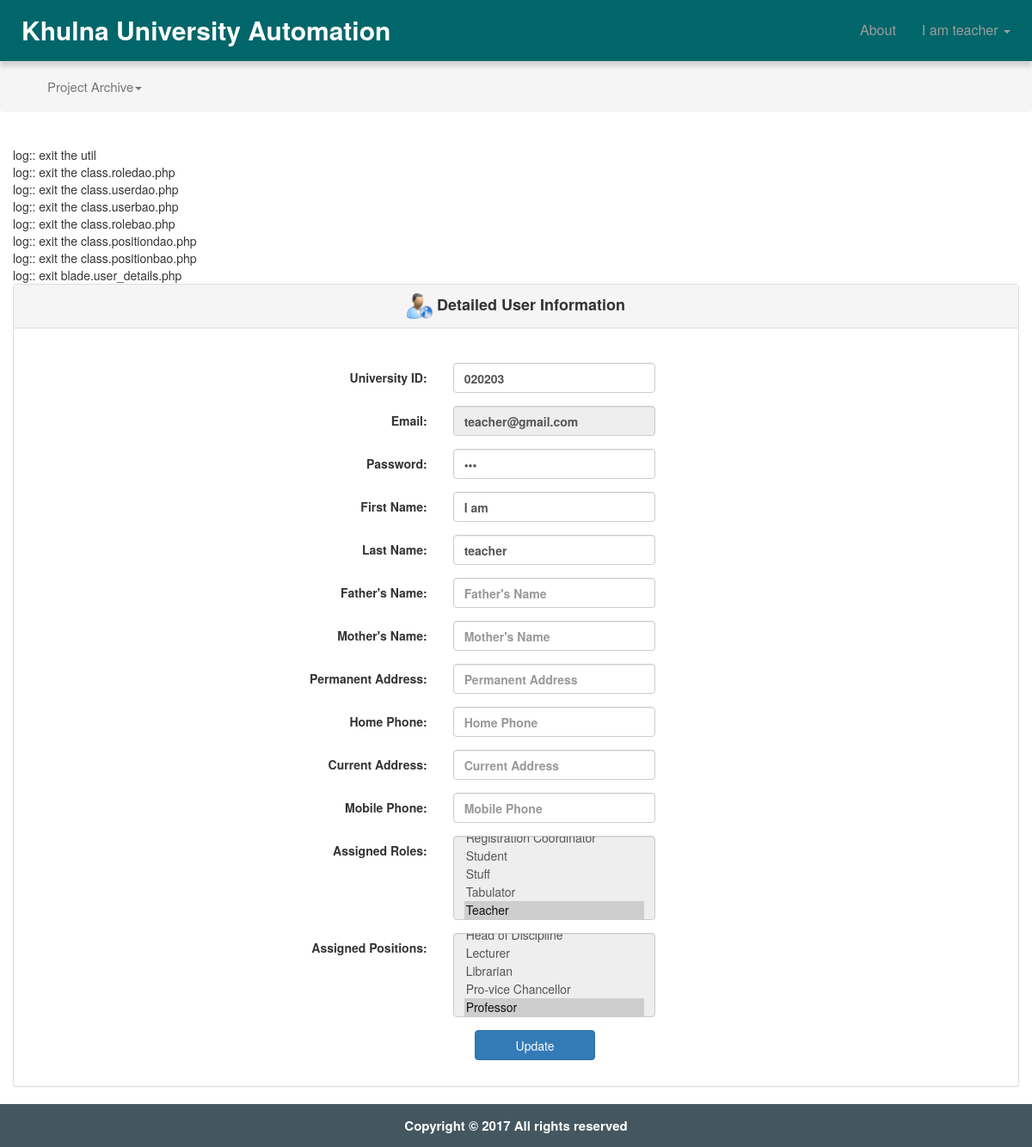
Screenshot of /user_details.php (signed in) with the database file from the repository.
### tables this page shows
CREATE TABLE `tbl_user` (
  `ID` varchar(40) NOT NULL,
  `UniversityID` varchar(20) NOT NULL,
  `Email` varchar(50) NOT NULL,
  `Password` varchar(20) NOT NULL,
  `FirstName` varchar(50) NOT NULL,
  `LastName` varchar(50) NOT NULL,
  `Status` varchar(20) DEFAULT NULL,
  `IsLogged` smallint(1) DEFAULT NULL,
  `IsArchived` smallint(1) DEFAULT NULL,
  `IsDeleted` smallint(1) DEFAULT NULL
);

CREATE TABLE `tbl_role` (
  `ID` varchar(40) NOT NULL,
  `Name` varchar(50) NOT NULL
);

CREATE TABLE `tbl_position` (
  `ID` varchar(40) NOT NULL,
  `Name` varchar(50) NOT NULL
);

### common/class.common.user.php (called while the page is built, shortened)
<?php
class User{
    private $_ID;
    public function setID ( $ID ) {
        $this->_ID = $ID;
    }
    public function getID () {
        return $this->_ID;
    }
}
class UserDetails{
    private $_FatherName;
    private $_MotherName;
    private $_PermanentAddress;
    private $_HomePhone;
    private $_CurrentAddress;
    private $_MobilePhone;
    public function setFatherName ( $FatherName ) {
        $this->_FatherName = $FatherName;
    }
    public function getFatherName () {
        return $this->_FatherName;
    }
    public function setMotherName ( $MotherName ) {
        $this->_MotherName = $MotherName;
    }
    public function getMotherName () {
        return $this->_MotherName;
    }
    public function setPermanentAddress ( $PermanentAddress ) {
        $this->_PermanentAddress = $PermanentAddress;
    }
    public function getPermanentAddress () {
        return $this->_PermanentAddress;
    }
    public function setHomePhone( $HomePhone ) {
        $this->_HomePhone = $HomePhone;
    }
    public function getHomePhone() {
        return $this->_HomePhone;
    }
   public function setCurrentAddress ( $CurrentAddress ) {
        $this->_CurrentAddress = $CurrentAddress;
    }
    public function getCurrentAddress () {
        return $this->_CurrentAddress;
    }
    public function setMobilePhone( $MobilePhone ) {
        $this->_MobilePhone = $MobilePhone;
    }
    public function getMobilePhone() {
        return $this->_MobilePhone;
    }
}
class Role{
    private $_ID;
    private $_Name;
    public function setID ( $ID ) {
        $this->_ID = $ID;
    }
    public function getID () {
        return $this->_ID;
    }
    public function setName( $Name ) {
        $this->_Name = $Name;
    }
    public function getName() {
        return $this->_Name;
    }
}
class Position{
    private $_ID;
    private $_Name;
    public function setID ( $ID ) {
        $this->_ID = $ID;
    }
    public function getID () {
        return $this->_ID;
    }
    public function setName( $Name ) {
        $this->_Name = $Name;
    }
    public function getName() {
        return $this->_Name;
    }
}
?>

### common/class.common.php (called while the page is built, shortened)
<?php
include_once 'class.common.user.php';
class Result{
    private $_IsSuccess=0;
    private $_ResultObject;
    public function setIsSuccess($IsSuccess){
        $this->_IsSuccess = $IsSuccess;
    }
    public function getIsSuccess(){
        return $this->_IsSuccess;
    }
    public function setResultObject($ResultObject){
        $this->_ResultObject = $ResultObject;
    }
    public function getResultObject(){
        return $this->_ResultObject;
    }
}
?>

### modules/user/ui/view.user_details.php (the view)
<?php
include_once './common/class.common.php';
include_once 'blade/view.user_details.blade.php';
?>
<div class="panel panel-default">
    <div class="panel-heading " style="text-align: center;margin-bottom: 25px;font-size: large">
        <strong><img src="./resources/img/userInfo.png" alt="Icon" style="height: 30px;width: 30px;">&nbsp;Detailed User Information</div>
    <div class="panel-body">
	<div id="form">
		<form method="post" class="form-horizontal">
			<div class="form-group">
              	<label class="control-label col-sm-4" for="txtUniversityID">University ID:</label>
              	<div class="col-sm-6">
              	<input type="text" name="txtUniversityID" class="form-control" placeholder="University Identity" value="<?php echo $userPositions->getUniversityID(); ?>" required/>
			  	</div>
			</div>
			<div class="form-group">
              	<label class="control-label col-sm-4" for="txtEmail">Email:</label>
              	<div class="col-sm-6">
			  	<input type="email" name="txtEmail" class="form-control" placeholder="Email Address" value="<?php echo $userPositions->getEmail(); ?>" readonly/>
			  	</div>
			</div>
			<div class="form-group">
              	<label class="control-label col-sm-4" for="txtPassword">Password:</label>
              	<div class="col-sm-6">
				<input type="password" name="txtPassword" class="form-control" placeholder="Password" value="<?php echo $userPositions->getPassword(); ?>" required/>
				</div>
			</div>
			<div class="form-group">
              	<label class="control-label col-sm-4" for="txtFirstName">First Name:</label>
              	<div class="col-sm-6">
				<input type="text" name="txtFirstName" class="form-control" placeholder="First Name" value="<?php echo $userPositions->getFirstName(); ?>" required/>
				</div>
			</div>
			<div class="form-group">
              	<label class="control-label col-sm-4" for="txtLastName">Last Name:</label>
              	<div class="col-sm-6">
				<input type="text" name="txtLastName" class="form-control" placeholder="Last Name" value="<?php echo $userPositions->getLastName(); ?>" required/>
				</div>
			</div>
			<div class="form-group">
              	<label class="control-label col-sm-4" for="txtFatherName">Father's Name:</label>
              	<div class="col-sm-6">
				<input type="text" name="txtFatherName" class="form-control" placeholder="Father's Name" value="<?php echo $userDetails->getFatherName(); ?>" required/>
				</div>
			</div>
			<div class="form-group">
              	<label class="control-label col-sm-4" for="txtMotherName">Mother's Name:</label>
              	<div class="col-sm-6">
				<input type="text" name="txtMotherName" class="form-control" placeholder="Mother's Name" value="<?php echo $userDetails->getMotherName(); ?>" required/>
				</div>
			</div>
			<div class="form-group">
              	<label class="control-label col-sm-4" for="txtPermanentAddress">Permanent Address:</label>
              	<div class="col-sm-6">
				<input type="text" name="txtPermanentAddress" class="form-control" placeholder="Permanent Address" value="<?php echo $userDetails->getPermanentAddress(); ?>" required/>
				</div>
			</div>
			<div class="form-group">
              	<label class="control-label col-sm-4" for="txtHomePhone">Home Phone:</label>
              	<div class="col-sm-6">
				<input type="text" name="txtHomePhone" class="form-control" placeholder="Home Phone" value="<?php echo $userDetails->getHomePhone(); ?>" required/>
				</div>
			</div>
			<div class="form-group">
              	<label class="control-label col-sm-4" for="txtCurrentAddress">Current Address:</label>
              	<div class="col-sm-6">
				<input type="text" name="txtCurrentAddress" class="form-control" placeholder="Current Address" value="<?php echo $userDetails->getCurrentAddress(); ?>" required/>
				</div>
			</div>
			<div class="form-group">
              	<label class="control-label col-sm-4" for="txtMobilePhone">Mobile Phone:</label>
              	<div class="col-sm-6">
				<input type="text" name="txtMobilePhone" class="form-control" placeholder="Mobile Phone" value="<?php echo $userDetails->getMobilePhone(); ?>" required/>
				</div>
			</div>
			<div class="form-group">
              	<label class="control-label col-sm-4" for="assignedRoles">Assigned Roles:</label>
              	<div class="col-sm-6">
						    <?php
						    $var = '<select name="assignedRoles[]" class="form-control" id="select-from-roles" multiple readonly>';
							$Result = $_RoleBAO->getAllRoles();
							if($Result->getIsSuccess()){
								$Roles = $Result->getResultObject();
						       for ($i=0; $i < sizeof($Roles); $i++) {
						       		$Role = $Roles[$i];
						    		$var = $var. '<option value="'.$Role->getID().'"';
						       		if(isRoleAvailable($Role,$userPositions->getRoles())) {
						          		$var = $var.' selected="selected"';
						          	}
						          	$var = $var.'>'.$Role->getName().'</option>';
								}
								$var = $var.'</select>';
							}
							echo $var;
							?>
				</div>
			</div>
			<div class="form-group">
              	<label class="control-label col-sm-4" for="assignedPositions">Assigned Positions:</label>
              	<div class="col-sm-6">
						    <?php
						    $var = '<select name="assignedPositions[]" class="form-control" id="select-from-positions" multiple readonly>';
							$Result = $_PositionBAO->getAllPositions();
							if($Result->getIsSuccess()){
								$Positions = $Result->getResultObject();
						       for ($i=0; $i < sizeof($Positions); $i++) {
						       		$Position = $Positions[$i];
						    		$var = $var. '<option value="'.$Position->getID().'"';
						       		if(isPositionAvailable($Position,$userPositions->getPositions()))
						       		{
						          		$var = $var.' selected="selected"';
						          	}
						          	$var = $var.'>'.$Position->getName().'</option>';
								}
								$var = $var.'</select>';
							}
							echo $var;
							?>
				</div>
			</div>
	        <div class="form-group">
              <div class="col-sm-offset-3 col-sm-7">
					<button type="submit" value="update" class="btn btn-primary" name="update">Update</button>
			   </div>
            </div>
		</form>
	</div>
	</div>
</div>

### rows the page displays
tbl_user: txtUniversityID "020203", txtEmail "teacher@gmail.com", txtFirstName "I am", txtLastName "teacher"
tbl_role: Name "Student / Stuff / Tabulator / Teacher ☑"
tbl_position: Name "Lecturer / Librarian / Pro-vice Chancellor / Professor ☑"

### other values shown
$globalUser->getFirstName() "I am"
$globalUser->getLastName() "teacher"
$globalMenu[$i]->getTitle() "Project Archive"
